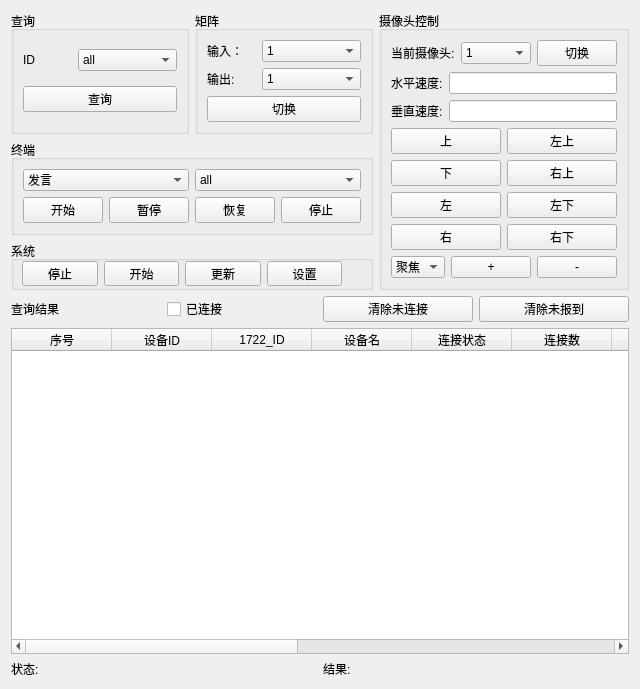
<?xml version="1.0" encoding="UTF-8"?>
<ui version="4.0">
 <class>MainWidget</class>
 <widget class="QWidget" name="MainWidget">
  <property name="windowModality">
   <enum>Qt::NonModal</enum>
  </property>
  <property name="geometry">
   <rect>
    <x>0</x>
    <y>0</y>
    <width>602</width>
    <height>689</height>
   </rect>
  </property>
  <property name="sizePolicy">
   <sizepolicy hsizetype="Fixed" vsizetype="Preferred">
    <horstretch>0</horstretch>
    <verstretch>0</verstretch>
   </sizepolicy>
  </property>
  <property name="windowTitle">
   <string>Avdecc reception Testing System</string>
  </property>
  <layout class="QVBoxLayout" name="verticalLayout">
   <item>
    <layout class="QHBoxLayout" name="horizontalLayout_17">
     <item>
      <layout class="QVBoxLayout" name="verticalLayout_2">
       <item>
        <layout class="QHBoxLayout" name="horizontalLayout_4">
         <item>
          <widget class="QGroupBox" name="groupBox_3">
           <property name="title">
            <string>查询</string>
           </property>
           <layout class="QVBoxLayout" name="verticalLayout_3">
            <item>
             <layout class="QHBoxLayout" name="horizontalLayout_3">
              <item>
               <widget class="QLabel" name="idLabel">
                <property name="sizePolicy">
                 <sizepolicy hsizetype="Preferred" vsizetype="Preferred">
                  <horstretch>1</horstretch>
                  <verstretch>0</verstretch>
                 </sizepolicy>
                </property>
                <property name="text">
                 <string>ID</string>
                </property>
               </widget>
              </item>
              <item>
               <widget class="QComboBox" name="idComboBox">
                <property name="sizePolicy">
                 <sizepolicy hsizetype="Preferred" vsizetype="Fixed">
                  <horstretch>2</horstretch>
                  <verstretch>0</verstretch>
                 </sizepolicy>
                </property>
                <item>
                 <property name="text">
                  <string>all</string>
                 </property>
                </item>
               </widget>
              </item>
             </layout>
            </item>
            <item>
             <widget class="QPushButton" name="queryPushBtn">
              <property name="sizePolicy">
               <sizepolicy hsizetype="Minimum" vsizetype="Fixed">
                <horstretch>1</horstretch>
                <verstretch>0</verstretch>
               </sizepolicy>
              </property>
              <property name="text">
               <string>查询</string>
              </property>
             </widget>
            </item>
           </layout>
          </widget>
         </item>
         <item>
          <widget class="QGroupBox" name="groupBox_2">
           <property name="title">
            <string>矩阵</string>
           </property>
           <layout class="QVBoxLayout" name="verticalLayout_6">
            <item>
             <layout class="QHBoxLayout" name="horizontalLayout_15">
              <item>
               <widget class="QLabel" name="inputLabel">
                <property name="sizePolicy">
                 <sizepolicy hsizetype="Preferred" vsizetype="Preferred">
                  <horstretch>1</horstretch>
                  <verstretch>0</verstretch>
                 </sizepolicy>
                </property>
                <property name="text">
                 <string>输入：</string>
                </property>
               </widget>
              </item>
              <item>
               <widget class="QComboBox" name="inputComboBox">
                <property name="sizePolicy">
                 <sizepolicy hsizetype="Preferred" vsizetype="Fixed">
                  <horstretch>2</horstretch>
                  <verstretch>0</verstretch>
                 </sizepolicy>
                </property>
                <item>
                 <property name="text">
                  <string>1</string>
                 </property>
                </item>
                <item>
                 <property name="text">
                  <string>2</string>
                 </property>
                </item>
                <item>
                 <property name="text">
                  <string>3</string>
                 </property>
                </item>
                <item>
                 <property name="text">
                  <string>4</string>
                 </property>
                </item>
               </widget>
              </item>
             </layout>
            </item>
            <item>
             <layout class="QHBoxLayout" name="horizontalLayout_16">
              <item>
               <widget class="QLabel" name="ouputLabel">
                <property name="sizePolicy">
                 <sizepolicy hsizetype="Preferred" vsizetype="Preferred">
                  <horstretch>1</horstretch>
                  <verstretch>0</verstretch>
                 </sizepolicy>
                </property>
                <property name="text">
                 <string>输出:</string>
                </property>
               </widget>
              </item>
              <item>
               <widget class="QComboBox" name="outputComboBox">
                <property name="sizePolicy">
                 <sizepolicy hsizetype="Preferred" vsizetype="Fixed">
                  <horstretch>2</horstretch>
                  <verstretch>0</verstretch>
                 </sizepolicy>
                </property>
                <item>
                 <property name="text">
                  <string>1</string>
                 </property>
                </item>
                <item>
                 <property name="text">
                  <string>2</string>
                 </property>
                </item>
                <item>
                 <property name="text">
                  <string>3</string>
                 </property>
                </item>
                <item>
                 <property name="text">
                  <string>4</string>
                 </property>
                </item>
               </widget>
              </item>
             </layout>
            </item>
            <item>
             <widget class="QPushButton" name="matrixSwPushBtn">
              <property name="sizePolicy">
               <sizepolicy hsizetype="Minimum" vsizetype="Fixed">
                <horstretch>0</horstretch>
                <verstretch>0</verstretch>
               </sizepolicy>
              </property>
              <property name="text">
               <string>切换</string>
              </property>
             </widget>
            </item>
           </layout>
          </widget>
         </item>
        </layout>
       </item>
       <item>
        <widget class="QGroupBox" name="groupBox_4">
         <property name="title">
          <string>终端</string>
         </property>
         <layout class="QVBoxLayout" name="verticalLayout_7">
          <item>
           <layout class="QHBoxLayout" name="horizontalLayout_5">
            <item>
             <widget class="QComboBox" name="optTypeComboBox">
              <item>
               <property name="text">
                <string>发言</string>
               </property>
              </item>
              <item>
               <property name="text">
                <string>签到</string>
               </property>
              </item>
              <item>
               <property name="text">
                <string>投票</string>
               </property>
              </item>
             </widget>
            </item>
            <item>
             <widget class="QComboBox" name="optComboBox">
              <item>
               <property name="text">
                <string>all</string>
               </property>
              </item>
             </widget>
            </item>
           </layout>
          </item>
          <item>
           <layout class="QHBoxLayout" name="horizontalLayout_6">
            <item>
             <widget class="QPushButton" name="beginPushBtn">
              <property name="sizePolicy">
               <sizepolicy hsizetype="Minimum" vsizetype="Fixed">
                <horstretch>1</horstretch>
                <verstretch>0</verstretch>
               </sizepolicy>
              </property>
              <property name="text">
               <string>开始</string>
              </property>
             </widget>
            </item>
            <item>
             <widget class="QPushButton" name="pausePushBtn">
              <property name="sizePolicy">
               <sizepolicy hsizetype="Minimum" vsizetype="Fixed">
                <horstretch>1</horstretch>
                <verstretch>0</verstretch>
               </sizepolicy>
              </property>
              <property name="text">
               <string>暂停</string>
              </property>
             </widget>
            </item>
            <item>
             <widget class="QPushButton" name="resumePushBtn">
              <property name="sizePolicy">
               <sizepolicy hsizetype="Minimum" vsizetype="Fixed">
                <horstretch>1</horstretch>
                <verstretch>0</verstretch>
               </sizepolicy>
              </property>
              <property name="text">
               <string>恢复</string>
              </property>
             </widget>
            </item>
            <item>
             <widget class="QPushButton" name="stopPushBtn">
              <property name="sizePolicy">
               <sizepolicy hsizetype="Minimum" vsizetype="Fixed">
                <horstretch>1</horstretch>
                <verstretch>0</verstretch>
               </sizepolicy>
              </property>
              <property name="text">
               <string>停止</string>
              </property>
             </widget>
            </item>
           </layout>
          </item>
         </layout>
        </widget>
       </item>
       <item>
        <widget class="QGroupBox" name="groupBox_5">
         <property name="title">
          <string>系统</string>
         </property>
         <widget class="QWidget" name="layoutWidget">
          <property name="geometry">
           <rect>
            <x>11</x>
            <y>20</y>
            <width>320</width>
            <height>25</height>
           </rect>
          </property>
          <layout class="QHBoxLayout" name="horizontalLayout">
           <item>
            <widget class="QPushButton" name="stopSysPushBtn">
             <property name="sizePolicy">
              <sizepolicy hsizetype="Minimum" vsizetype="Fixed">
               <horstretch>1</horstretch>
               <verstretch>0</verstretch>
              </sizepolicy>
             </property>
             <property name="text">
              <string>停止</string>
             </property>
            </widget>
           </item>
           <item>
            <widget class="QPushButton" name="beginSysPushBtn">
             <property name="sizePolicy">
              <sizepolicy hsizetype="Minimum" vsizetype="Fixed">
               <horstretch>1</horstretch>
               <verstretch>0</verstretch>
              </sizepolicy>
             </property>
             <property name="text">
              <string>开始</string>
             </property>
            </widget>
           </item>
           <item>
            <widget class="QPushButton" name="updateSysPushBtn">
             <property name="sizePolicy">
              <sizepolicy hsizetype="Minimum" vsizetype="Fixed">
               <horstretch>1</horstretch>
               <verstretch>0</verstretch>
              </sizepolicy>
             </property>
             <property name="text">
              <string>更新</string>
             </property>
            </widget>
           </item>
           <item>
            <widget class="QPushButton" name="setSysPushBtn">
             <property name="sizePolicy">
              <sizepolicy hsizetype="Minimum" vsizetype="Fixed">
               <horstretch>1</horstretch>
               <verstretch>0</verstretch>
              </sizepolicy>
             </property>
             <property name="text">
              <string>设置</string>
             </property>
            </widget>
           </item>
          </layout>
         </widget>
        </widget>
       </item>
      </layout>
     </item>
     <item>
      <widget class="QGroupBox" name="groupBox">
       <property name="sizePolicy">
        <sizepolicy hsizetype="Preferred" vsizetype="Preferred">
         <horstretch>0</horstretch>
         <verstretch>0</verstretch>
        </sizepolicy>
       </property>
       <property name="title">
        <string>摄像头控制</string>
       </property>
       <layout class="QVBoxLayout" name="verticalLayout_5">
        <item>
         <layout class="QHBoxLayout" name="horizontalLayout_8">
          <item>
           <widget class="QLabel" name="curcameraLabel">
            <property name="text">
             <string>当前摄像头:</string>
            </property>
           </widget>
          </item>
          <item>
           <widget class="QComboBox" name="curcameraComboBox">
            <property name="sizePolicy">
             <sizepolicy hsizetype="Preferred" vsizetype="Fixed">
              <horstretch>1</horstretch>
              <verstretch>0</verstretch>
             </sizepolicy>
            </property>
            <item>
             <property name="text">
              <string>1</string>
             </property>
            </item>
            <item>
             <property name="text">
              <string>2</string>
             </property>
            </item>
            <item>
             <property name="text">
              <string>3</string>
             </property>
            </item>
            <item>
             <property name="text">
              <string>4</string>
             </property>
            </item>
           </widget>
          </item>
          <item>
           <widget class="QPushButton" name="curcameraSwPushBtn">
            <property name="sizePolicy">
             <sizepolicy hsizetype="Minimum" vsizetype="Fixed">
              <horstretch>1</horstretch>
              <verstretch>0</verstretch>
             </sizepolicy>
            </property>
            <property name="text">
             <string>切换</string>
            </property>
           </widget>
          </item>
         </layout>
        </item>
        <item>
         <layout class="QHBoxLayout" name="horizontalLayout_9">
          <item>
           <widget class="QLabel" name="levelSpeedLabel">
            <property name="text">
             <string>水平速度:</string>
            </property>
           </widget>
          </item>
          <item>
           <widget class="QLineEdit" name="leveSpeedLineEdit"/>
          </item>
         </layout>
        </item>
        <item>
         <layout class="QHBoxLayout" name="horizontalLayout_10">
          <item>
           <widget class="QLabel" name="verticalLabel">
            <property name="text">
             <string>垂直速度:</string>
            </property>
           </widget>
          </item>
          <item>
           <widget class="QLineEdit" name="verticalSpeedLineEdit"/>
          </item>
         </layout>
        </item>
        <item>
         <layout class="QHBoxLayout" name="horizontalLayout_11">
          <item>
           <widget class="QPushButton" name="upPushBtn">
            <property name="sizePolicy">
             <sizepolicy hsizetype="Minimum" vsizetype="Fixed">
              <horstretch>1</horstretch>
              <verstretch>0</verstretch>
             </sizepolicy>
            </property>
            <property name="text">
             <string>上</string>
            </property>
           </widget>
          </item>
          <item>
           <widget class="QPushButton" name="upLeftPushBtn">
            <property name="sizePolicy">
             <sizepolicy hsizetype="Minimum" vsizetype="Fixed">
              <horstretch>1</horstretch>
              <verstretch>0</verstretch>
             </sizepolicy>
            </property>
            <property name="text">
             <string>左上</string>
            </property>
           </widget>
          </item>
         </layout>
        </item>
        <item>
         <layout class="QHBoxLayout" name="horizontalLayout_12">
          <item>
           <widget class="QPushButton" name="downPushBtn">
            <property name="sizePolicy">
             <sizepolicy hsizetype="Minimum" vsizetype="Fixed">
              <horstretch>1</horstretch>
              <verstretch>0</verstretch>
             </sizepolicy>
            </property>
            <property name="text">
             <string>下</string>
            </property>
           </widget>
          </item>
          <item>
           <widget class="QPushButton" name="upRightPushBtn">
            <property name="sizePolicy">
             <sizepolicy hsizetype="Minimum" vsizetype="Fixed">
              <horstretch>1</horstretch>
              <verstretch>0</verstretch>
             </sizepolicy>
            </property>
            <property name="text">
             <string>右上</string>
            </property>
           </widget>
          </item>
         </layout>
        </item>
        <item>
         <layout class="QHBoxLayout" name="horizontalLayout_13">
          <item>
           <widget class="QPushButton" name="leftPushBtn">
            <property name="sizePolicy">
             <sizepolicy hsizetype="Minimum" vsizetype="Fixed">
              <horstretch>1</horstretch>
              <verstretch>0</verstretch>
             </sizepolicy>
            </property>
            <property name="text">
             <string>左</string>
            </property>
           </widget>
          </item>
          <item>
           <widget class="QPushButton" name="downLeftPushBtn">
            <property name="sizePolicy">
             <sizepolicy hsizetype="Minimum" vsizetype="Fixed">
              <horstretch>1</horstretch>
              <verstretch>0</verstretch>
             </sizepolicy>
            </property>
            <property name="text">
             <string>左下</string>
            </property>
           </widget>
          </item>
         </layout>
        </item>
        <item>
         <layout class="QHBoxLayout" name="horizontalLayout_14">
          <item>
           <widget class="QPushButton" name="rightPushBtn">
            <property name="sizePolicy">
             <sizepolicy hsizetype="Minimum" vsizetype="Fixed">
              <horstretch>1</horstretch>
              <verstretch>0</verstretch>
             </sizepolicy>
            </property>
            <property name="text">
             <string>右</string>
            </property>
           </widget>
          </item>
          <item>
           <widget class="QPushButton" name="downRightPushBtn">
            <property name="sizePolicy">
             <sizepolicy hsizetype="Minimum" vsizetype="Fixed">
              <horstretch>1</horstretch>
              <verstretch>0</verstretch>
             </sizepolicy>
            </property>
            <property name="text">
             <string>右下</string>
            </property>
           </widget>
          </item>
         </layout>
        </item>
        <item>
         <layout class="QHBoxLayout" name="horizontalLayout_7">
          <item>
           <widget class="QComboBox" name="cmrCtlTypeComboBox">
            <property name="sizePolicy">
             <sizepolicy hsizetype="Preferred" vsizetype="Fixed">
              <horstretch>2</horstretch>
              <verstretch>0</verstretch>
             </sizepolicy>
            </property>
            <item>
             <property name="text">
              <string>聚焦</string>
             </property>
            </item>
            <item>
             <property name="text">
              <string>光圈</string>
             </property>
            </item>
            <item>
             <property name="text">
              <string>缩放</string>
             </property>
            </item>
           </widget>
          </item>
          <item>
           <widget class="QPushButton" name="zoomPushBtn">
            <property name="sizePolicy">
             <sizepolicy hsizetype="Minimum" vsizetype="Fixed">
              <horstretch>1</horstretch>
              <verstretch>0</verstretch>
             </sizepolicy>
            </property>
            <property name="text">
             <string>+</string>
            </property>
           </widget>
          </item>
          <item>
           <widget class="QPushButton" name="narrowPushBtn">
            <property name="sizePolicy">
             <sizepolicy hsizetype="Minimum" vsizetype="Fixed">
              <horstretch>1</horstretch>
              <verstretch>0</verstretch>
             </sizepolicy>
            </property>
            <property name="text">
             <string>-</string>
            </property>
           </widget>
          </item>
         </layout>
        </item>
       </layout>
      </widget>
     </item>
    </layout>
   </item>
   <item>
    <layout class="QHBoxLayout" name="horizontalLayout_18">
     <item>
      <widget class="QLabel" name="qresultLabel">
       <property name="text">
        <string>查询结果</string>
       </property>
      </widget>
     </item>
     <item>
      <widget class="QCheckBox" name="connectedCheckBox">
       <property name="text">
        <string>已连接</string>
       </property>
      </widget>
     </item>
     <item>
      <widget class="QPushButton" name="clearUnCPushBtn">
       <property name="text">
        <string>清除未连接</string>
       </property>
      </widget>
     </item>
     <item>
      <widget class="QPushButton" name="clearUnRegPushBtn">
       <property name="text">
        <string>清除未报到</string>
       </property>
      </widget>
     </item>
    </layout>
   </item>
   <item>
    <widget class="QTableWidget" name="qresultTableWidget">
     <column>
      <property name="text">
       <string>序号</string>
      </property>
     </column>
     <column>
      <property name="text">
       <string>设备ID</string>
      </property>
     </column>
     <column>
      <property name="text">
       <string>1722_ID</string>
      </property>
     </column>
     <column>
      <property name="text">
       <string>设备名</string>
      </property>
     </column>
     <column>
      <property name="text">
       <string>连接状态</string>
      </property>
     </column>
     <column>
      <property name="text">
       <string>连接数</string>
      </property>
     </column>
     <column>
      <property name="text">
       <string>权限</string>
      </property>
     </column>
     <column>
      <property name="text">
       <string>发言状态</string>
      </property>
     </column>
     <column>
      <property name="text">
       <string>报到状态</string>
      </property>
     </column>
     <column>
      <property name="text">
       <string>签到状态</string>
      </property>
     </column>
     <column>
      <property name="text">
       <string>表决状态</string>
      </property>
     </column>
     <column>
      <property name="text">
       <string>选举状态</string>
      </property>
     </column>
     <column>
      <property name="text">
       <string>评分状态</string>
      </property>
     </column>
    </widget>
   </item>
   <item>
    <layout class="QHBoxLayout" name="horizontalLayout_2">
     <item>
      <widget class="QLabel" name="statusLabel">
       <property name="sizePolicy">
        <sizepolicy hsizetype="Preferred" vsizetype="Preferred">
         <horstretch>1</horstretch>
         <verstretch>0</verstretch>
        </sizepolicy>
       </property>
       <property name="text">
        <string>状态:</string>
       </property>
       <property name="indent">
        <number>-1</number>
       </property>
      </widget>
     </item>
     <item>
      <widget class="QLabel" name="resultLabel">
       <property name="sizePolicy">
        <sizepolicy hsizetype="Preferred" vsizetype="Preferred">
         <horstretch>1</horstretch>
         <verstretch>0</verstretch>
        </sizepolicy>
       </property>
       <property name="text">
        <string>结果:</string>
       </property>
      </widget>
     </item>
    </layout>
   </item>
  </layout>
 </widget>
 <resources/>
 <connections/>
</ui>
